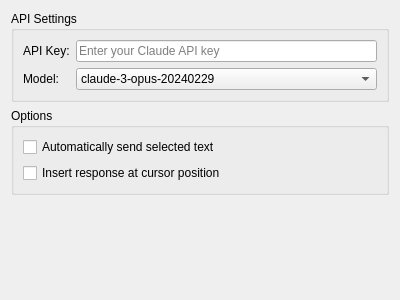
<?xml version="1.0" encoding="UTF-8"?>
<ui version="4.0">
 <class>ClaudeConfigPage</class>
 <widget class="QWidget" name="ClaudeConfigPage">
  <property name="geometry">
   <rect>
    <x>0</x>
    <y>0</y>
    <width>400</width>
    <height>300</height>
   </rect>
  </property>
  <property name="windowTitle">
   <string>Claude Configuration</string>
  </property>
  <layout class="QVBoxLayout" name="verticalLayout">
   <item>
    <widget class="QGroupBox" name="groupBox">
     <property name="title">
      <string>API Settings</string>
     </property>
     <layout class="QFormLayout" name="formLayout">
      <item row="0" column="0">
       <widget class="QLabel" name="label">
        <property name="text">
         <string>API Key:</string>
        </property>
       </widget>
      </item>
      <item row="0" column="1">
       <widget class="QLineEdit" name="apiKeyEdit">
        <property name="echoMode">
         <enum>QLineEdit::Password</enum>
        </property>
        <property name="placeholderText">
         <string>Enter your Claude API key</string>
        </property>
       </widget>
      </item>
      <item row="1" column="0">
       <widget class="QLabel" name="label_2">
        <property name="text">
         <string>Model:</string>
        </property>
       </widget>
      </item>
      <item row="1" column="1">
       <widget class="QComboBox" name="modelComboBox">
        <item>
         <property name="text">
          <string>claude-3-opus-20240229</string>
         </property>
        </item>
        <item>
         <property name="text">
          <string>claude-3-sonnet-20240229</string>
         </property>
        </item>
        <item>
         <property name="text">
          <string>claude-3-haiku-20240307</string>
         </property>
        </item>
        <item>
         <property name="text">
          <string>claude-3.5-sonnet-20240620</string>
         </property>
        </item>
       </widget>
      </item>
     </layout>
    </widget>
   </item>
   <item>
    <widget class="QGroupBox" name="groupBox_2">
     <property name="title">
      <string>Options</string>
     </property>
     <layout class="QVBoxLayout" name="verticalLayout_2">
      <item>
       <widget class="QCheckBox" name="autoSelectCheckBox">
        <property name="text">
         <string>Automatically send selected text</string>
        </property>
       </widget>
      </item>
      <item>
       <widget class="QCheckBox" name="insertResponseCheckBox">
        <property name="text">
         <string>Insert response at cursor position</string>
        </property>
       </widget>
      </item>
     </layout>
    </widget>
   </item>
   <item>
    <spacer name="verticalSpacer">
     <property name="orientation">
      <enum>Qt::Vertical</enum>
     </property>
     <property name="sizeHint" stdset="0">
      <size>
       <width>20</width>
       <height>40</height>
      </size>
     </property>
    </spacer>
   </item>
  </layout>
 </widget>
 <resources/>
 <connections/>
</ui>
